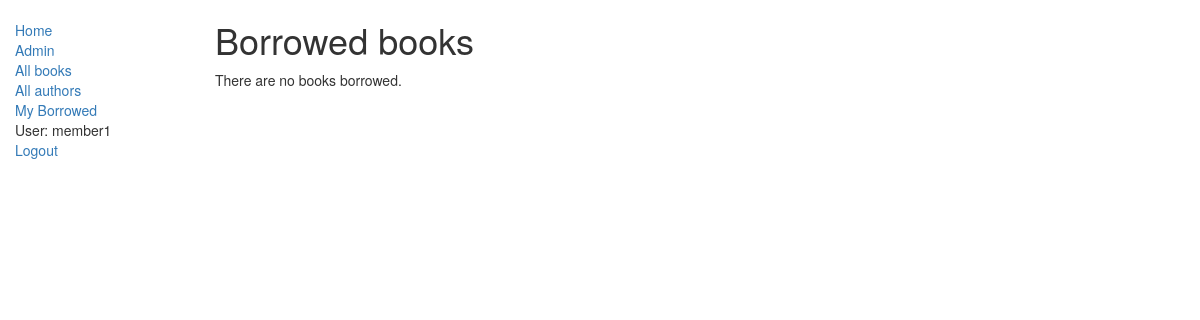
Page /catalog/mybooks/ (signed in) on the earlier database version.
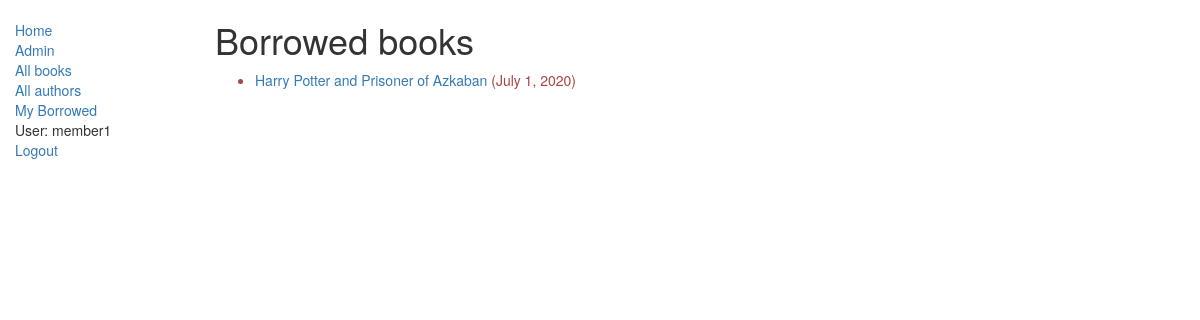
Same page on the later database version.
### catalog/models.py (models this page shows, shortened)
class BookInstance(models.Model):
    id = models.UUIDField(primary_key = True , default = uuid.uuid4)
    book = models.ForeignKey(Book , on_delete = models.SET_NULL , null =True)
    imprint = models.CharField(max_length=200)
    due_back = models.DateField(null = True , blank = True)
    LOAN_STATUS=(
        ('m' , 'maintenance'),
        ('o' , 'on loan'),
        ('a' , 'Available'),
        ('r' , 'Reserved'),
    )
    status = models.CharField(max_length=1 , blank = True , default = 'm' , choices=LOAN_STATUS)
    borrower = models.ForeignKey(User , on_delete = models.SET_NULL , blank = True , null =True)
    class Meta:
        ordering = ['due_back']
    @property
    def is_overdue(self):
        if self.due_back and date.today() > self.due_back:
            return True
        return False

class Book(models.Model):
    title    = models.CharField(max_length=200)
    author   = models.ForeignKey(Author , on_delete = models.SET_NULL , null = True)
    summary  = models.TextField(max_length=1000)
    isbn     = models.CharField('ISBN' , max_length=13)   #dastene "ISBN" o nemidoonm chie
    genre    = models.ManyToManyField(Genre)
    def display_genre(self):
        return ', '.join([genre.name for genre in self.genre.all()[:3]])
    display_genre.short_description = 'Genre'

### catalog/views.py (the view)
# urls.py: path('mybooks/' , views.LoanedBooksByUserListView.as_view() , name = 'my-borrowed')
class LoanedBooksByUserListView(LoginRequiredMixin , generic.ListView):
    models = models.BookInstance
    template_name = 'catalog/bookinstance_list_borrowed_user.html'
    paginate_by = 10
    def get_queryset(self):
        return models.BookInstance.objects.filter(borrower = self.request.user).filter(status__exact = 'o').order_by('due_back')

### catalog/templates/catalog/bookinstance_list_borrowed_user.html
{% extends "catalog/base_generic.html" %}
{% block content %}
    <h1>Borrowed books</h1>
    {% if bookinstance_list %}
    <ul>
      {% for bookinst in bookinstance_list %}
      <li class="{% if bookinst.is_overdue %}text-danger{% endif %}">
        <a href="{% url 'catalog:book-detail' bookinst.book.pk %}">{{bookinst.book.title}}</a> ({{ bookinst.due_back }})
      </li>
      {% endfor %}
    </ul>
    {% else %}
      <p>There are no books borrowed.</p>
    {% endif %}
{% endblock %}

Differences in the rows shown:
added BookInstance: book "Harry Potter and Prisoner of Azkaban", due_back "July 1, 2020"
Other differences:
text no longer shown: "There are no books borrowed."
